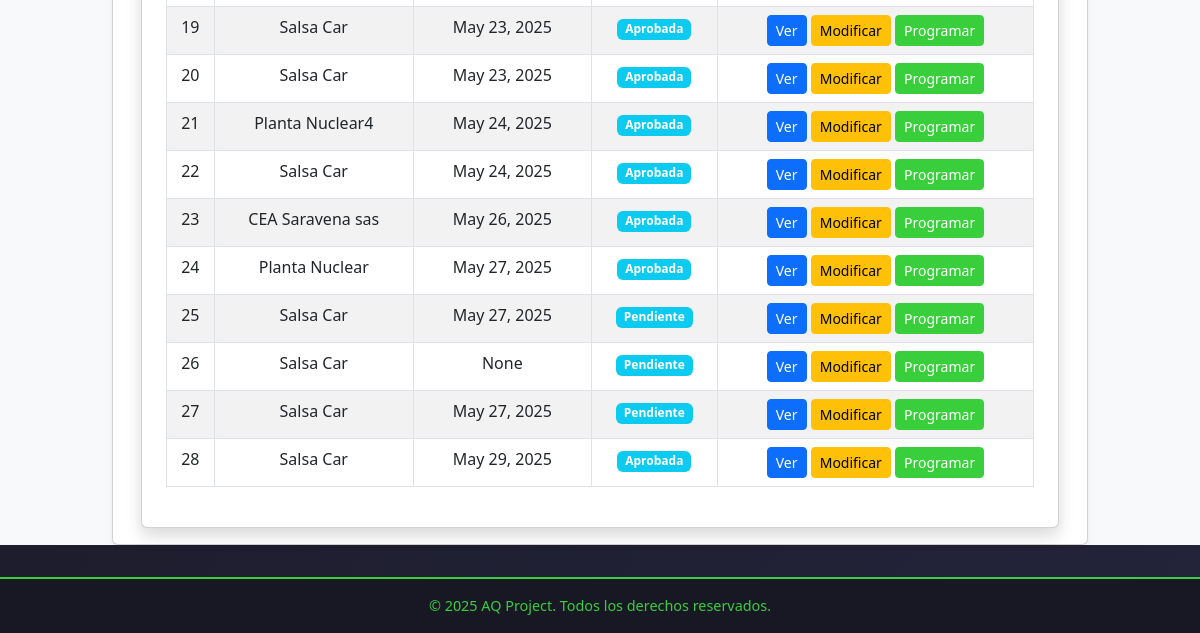
The page /cotizaciones/cotizaciones/ (signed in, lower part) on the database as committed earlier.
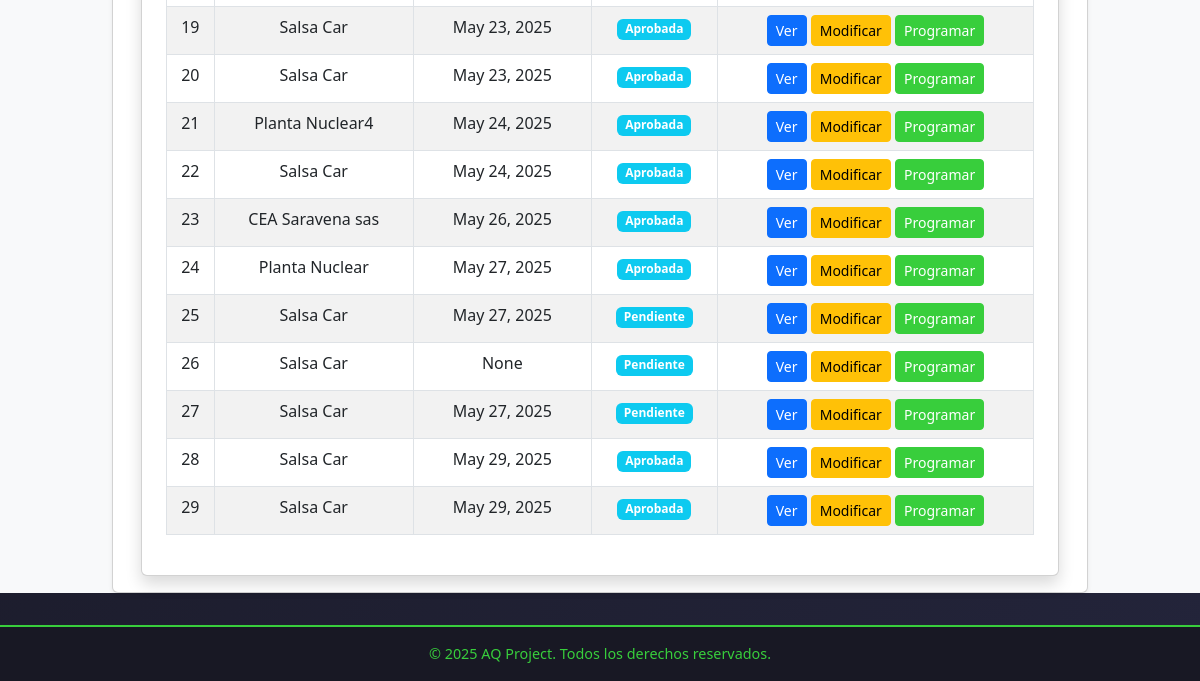
The same page on the database as committed later.
### cotizaciones/models.py (models this page shows, shortened)
class Cotizacion(models.Model):
    solicitud = models.ForeignKey(Solicitud, on_delete=models.CASCADE, related_name="cotizaciones")
    numero_servicio = models.CharField(max_length=100, unique=True)
    fecha_cotizacion = models.DateField(null=True, blank=True)
    tipo_servicio = models.ManyToManyField("TipoServicio")
    dias_auditoria_etapa_1 = models.DecimalField(max_digits=3, decimal_places=1, null=True, blank=True)
    dias_auditoria_etapa_2 = models.DecimalField(max_digits=3, decimal_places=1, null=True, blank=True)
    precio_neto = models.DecimalField(max_digits=10, decimal_places=2, help_text="Valor sin IVA")
    precio_iva = models.DecimalField(max_digits=10, decimal_places=2, default=Decimal("0.00"), help_text="IVA (19%)")
    precio_total = models.DecimalField(max_digits=10, decimal_places=2, default=Decimal("0.00"), help_text="Total con IVA")
    ESTADO_CHOICES = [
        ('Pendiente', 'Pendiente'),
        ('Aprobada', 'Aprobada'),
        ('Rechazada', 'Rechazada'),
        ('Programada', 'Programada'),
    ]
    estado = models.CharField(max_length=20, choices=ESTADO_CHOICES, default='Pendiente')

### solicitudes/models.py (models this page shows, shortened)
class Solicitud(models.Model):
    cliente = models.ForeignKey(Cliente, on_delete=models.CASCADE, related_name="solicitudes_solicitudes")  # Relación con el modelo Cliente
    fecha_solicitud = models.DateField(default=date.today)  # Fecha en que se crea la solicitud
    estado = models.CharField(
        max_length=20,
        choices=[
            ('Pendiente', 'Pendiente'),
            ('Aprobada', 'Aprobada'),
            ('Rechazada', 'Rechazada')
        ],
        default='Pendiente'
    )  # Estado de la solicitud

class Cliente(models.Model):
    nit = models.CharField(max_length=20, unique=True)  # Nit único
    nombre_propietario = models.CharField(max_length=100)
    nombre_establecimiento = models.CharField(max_length=100)
    representante_legal = models.CharField(max_length=100)
    cedula_ciudadania = models.CharField(max_length=20)
    ciudad = models.CharField(max_length=100)
    departamento = models.CharField(max_length=100)
    direccion = models.CharField(max_length=200)
    representante_organismo = models.CharField(max_length=100)
    cargo = models.CharField(max_length=50)
    telefono_fijo = models.CharField(max_length=20, blank=True, null=True)
    telefono_celular = models.CharField(max_length=20)
    correo_electronico = models.EmailField()
    nivel_cea = models.CharField(max_length=50, choices=NIVELES_CEA)
    cantidad_vehiculos = models.IntegerField(null=True, blank=True)
    cantidad_instructores = models.IntegerField(null=True, blank=True)
    categorias_certificar = models.ManyToManyField(Categoria, blank=True)
    certificado_conformidad = models.CharField(max_length=2, choices=CERTIFICADO_CONFORMIDAD_CHOICES, default="No")
    nombre_ente_certificador = models.CharField(max_length=100, blank=True, null=True)  # Se llena si es "Sí"
    fecha_solicitud = models.DateField(null=True, blank=True)  # Se establece solo cuando se envía la solicitud
    observaciones = models.TextField(blank=True, null=True)

### cotizaciones/views.py (the view)
# urls.py: path("cotizaciones/", listado_cotizaciones, name="listado_cotizaciones"),
@login_required
def listado_cotizaciones(request):
    cotizaciones = Cotizacion.objects.all()
    return render(request, "cotizaciones/listado_cotizaciones.html", {"cotizaciones": cotizaciones})

### cotizaciones/templates/cotizaciones/listado_cotizaciones.html (shortened to what this page needs)
{% extends 'layouts/base.html' %}
{% block content %}
<link rel="stylesheet" href="https://cdn.jsdelivr.net/npm/bootstrap@5.3.0/dist/css/bootstrap.min.css">
<div class="container mt-4">
    <div class="card shadow p-4">
        {% if cotizaciones %}
            <div class="table-responsive">
                <table class="table table-bordered table-striped text-center">
                    <tbody>
                        {% for cotizacion in cotizaciones %}
                            <tr>
                                <td>{{ cotizacion.id }}</td>
                                <td>{{ cotizacion.solicitud.cliente.nombre_establecimiento }}</td>
                                <td>{{ cotizacion.fecha_cotizacion }}</td>
                                <td>
                                    <span class="badge bg-info">{{ cotizacion.estado }}</span>
                                </td>
                                <td>
                                    <a href="{% url 'detalle_cotizacion' cotizacion.id %}" class="btn btn-sm btn-primary">Ver</a>
                                    <a href="{% url 'editar_cotizacion' cotizacion.id %}" class="btn btn-sm btn-warning">Modificar</a>
                                    <a href="{% url 'programar_auditoria' cotizacion.id %}" class="btn btn-sm btn-success">Programar</a>
                                </td>
                            </tr>
                        {% endfor %}
                    </tbody>
                </table>
            </div>
        {% else %}
            <div class="alert alert-danger text-center">
                No hay cotizaciones registradas.
            </div>
        {% endif %}
    </div>
</div>
{% endblock %}

Rows that differ between the two databases and show on the page:
added Cotizacion: id "29", solicitud.cliente.nombre_establecimiento "Salsa Car", fecha_cotizacion "May 29, 2025", estado "Aprobada"
